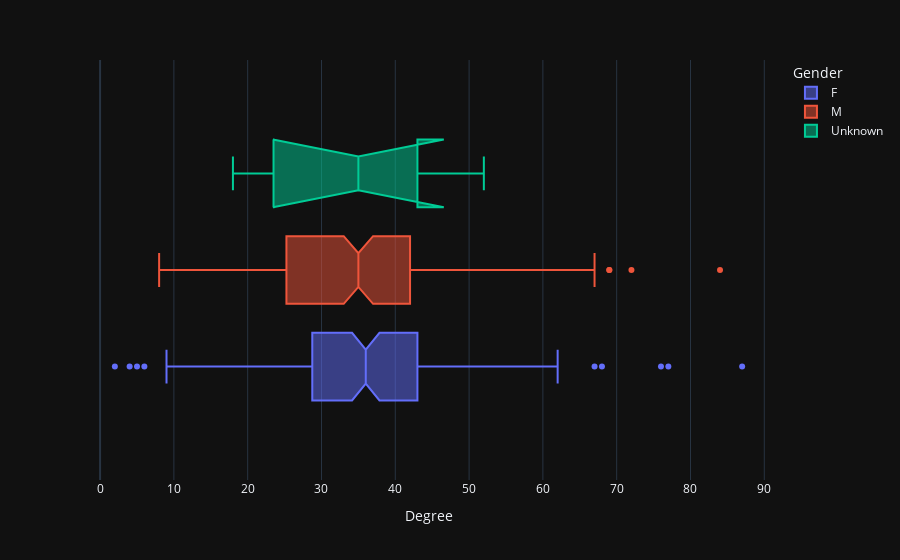

The code cell stored with this chart in its notebook:
### Code cell
fig = px.box(df, x="Degree", color="Gender", notched=True, template = 'plotly_dark')
fig.show()

### Figure 1 — Plotly figure (JSON) as saved in the notebook; plotly's stock layout.template omitted (floating-point values rounded to 4 significant figures; data arrays with more than 128 entries replaced by an {"elided": "..."} marker saying what was removed)
{"data": [{"alignmentgroup": "True", "hovertemplate": "Gender=F<br>Degree=%{x}<extra></extra>", "legendgroup": "F", "marker": {"color": "#636efa"}, "name": "F", "notched": true, "offsetgroup": "F", "orientation": "h", "showlegend": true, "type": "box", "x": {"elided": "146 int values"}, "x0": " ", "xaxis": "x", "y0": " ", "yaxis": "y"}, {"alignmentgroup": "True", "hovertemplate": "Gender=M<br>Degree=%{x}<extra></extra>", "legendgroup": "M", "marker": {"color": "#EF553B"}, "name": "M", "notched": true, "offsetgroup": "M", "orientation": "h", "showlegend": true, "type": "box", "x": {"elided": "176 int values"}, "x0": " ", "xaxis": "x", "y0": " ", "yaxis": "y"}, {"alignmentgroup": "True", "hovertemplate": "Gender=Unknown<br>Degree=%{x}<extra></extra>", "legendgroup": "Unknown", "marker": {"color": "#00cc96"}, "name": "Unknown", "notched": true, "offsetgroup": "Unknown", "orientation": "h", "showlegend": true, "type": "box", "x": [34, 45, 37, 35, 52, 18, 20], "x0": " ", "xaxis": "x", "y0": " ", "yaxis": "y"}], "layout": {"autosize": true, "boxmode": "group", "legend": {"title": {"text": "Gender"}, "tracegroupgap": 0}, "margin": {"t": 60}, "xaxis": {"anchor": "y", "autorange": true, "domain": [0, 1], "range": [-2.722, 91.72], "title": {"text": "Degree"}, "type": "linear"}, "yaxis": {"anchor": "x", "autorange": true, "domain": [0, 1], "range": [-0.514, 0.514], "type": "category"}}}
